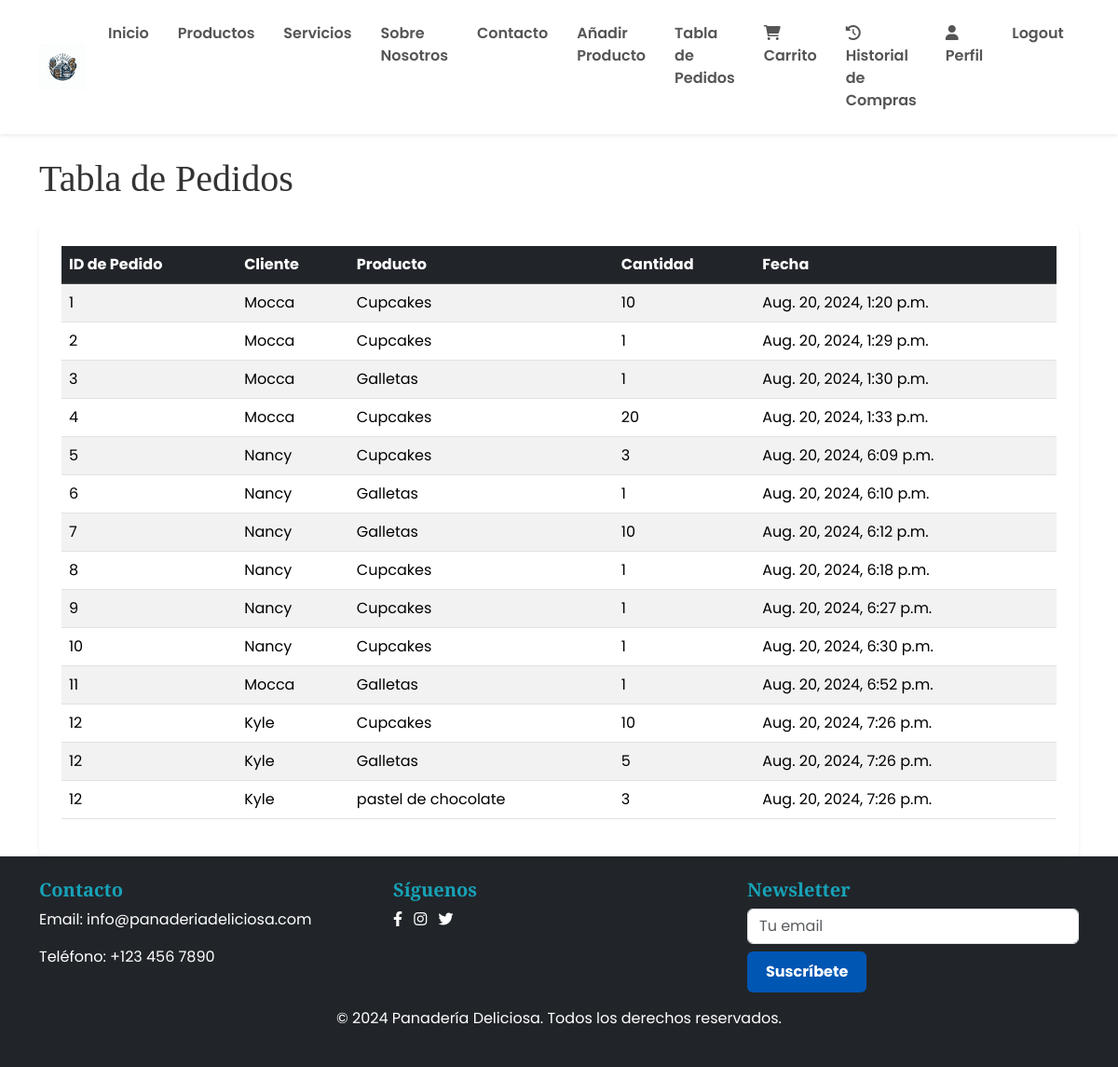
/orders/ (signed in), run on an earlier commit of the app's database.
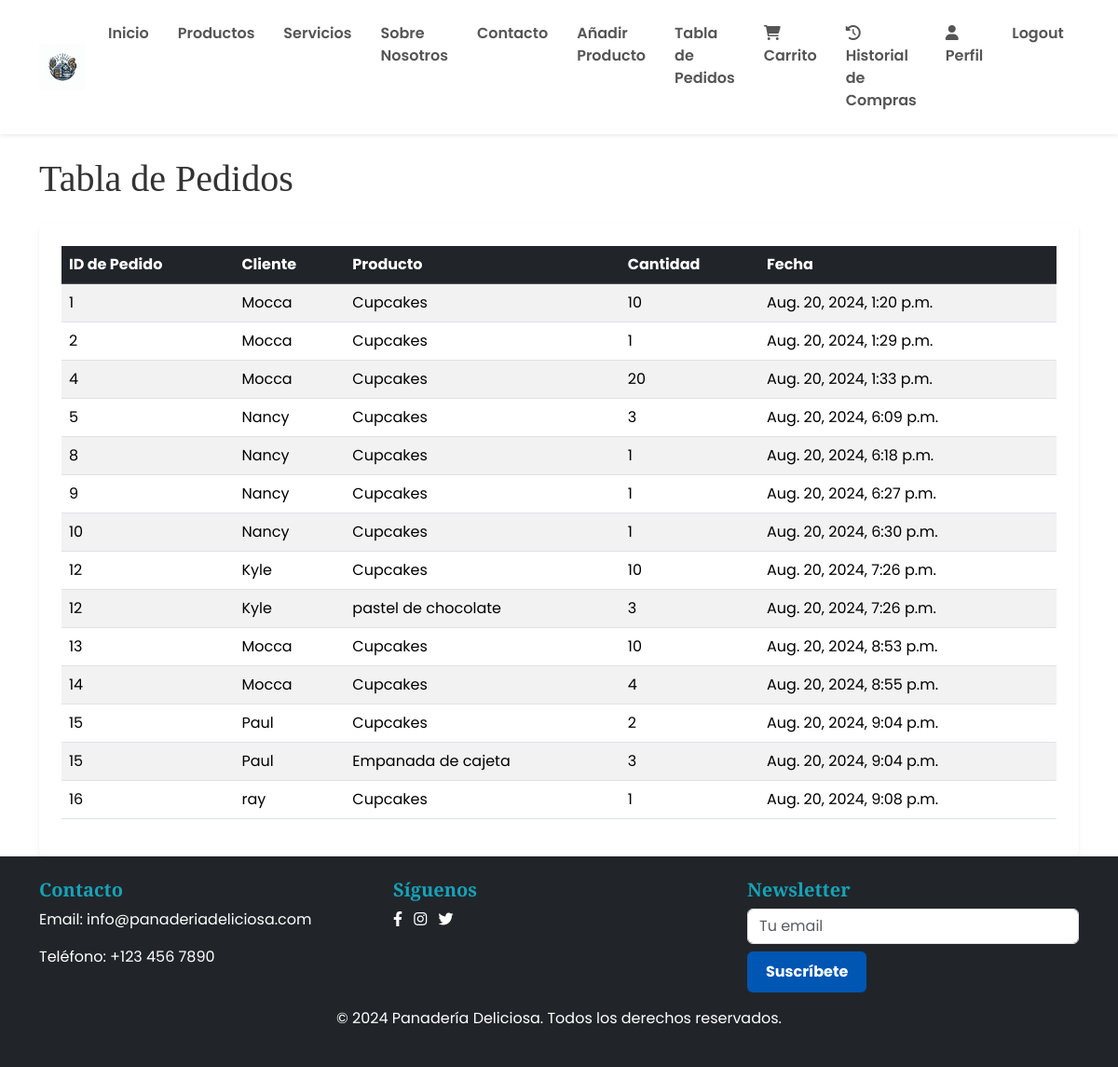
And on a later commit of the database.
### ProyectoMenu/models.py (models this page shows, shortened)
class Purchase(models.Model):
    customer = models.ForeignKey(Customer, on_delete=models.CASCADE)
    product = models.ForeignKey(Product, on_delete=models.CASCADE)
    quantity = models.PositiveIntegerField(default=1)
    purchase_date = models.DateTimeField(auto_now_add=True)
    order_id = models.PositiveIntegerField()

class Customer(models.Model):
    user = models.OneToOneField('auth.User', on_delete=models.CASCADE)
    name = models.CharField(max_length=100)
    phone_number = models.CharField(max_length=8, validators=[RegexValidator(r'^\d{8}$', message='Introduce un número de teléfono válido de 8 dígitos.')])
    email = models.EmailField(null=True, blank=True)
    address = models.CharField(max_length=255, null=True, blank=True)

class Product(models.Model):
    name = models.CharField(max_length=100)
    description = models.TextField()
    price = models.DecimalField(max_digits=10, decimal_places=2)
    image = models.ImageField(upload_to='products/')
    featured = models.BooleanField(default=False)

### ProyectoMenu/views.py (the view)
# urls.py: path('orders/', views.orders_table, name='tabla_pedidos'),
@login_required
@staff_member_required
def orders_table(request):
    if not request.user.is_staff:
        return redirect('inicio')
    orders = Purchase.objects.all().order_by('order_id')
    return render(request, 'paginas/tabla_pedidos.html', {'orders': orders})

### ProyectoMenu/templates/paginas/tabla_pedidos.html (shortened to what this page needs)
{% extends 'base.html' %}
{% block contenido %}
<div class="container mt-4">
    <h1 class="mb-4">Tabla de Pedidos</h1>
    <div class="card shadow-sm border-0 p-4">
        <table class="table table-striped">
            <thead class="table-dark">
                <tr>
                    <th>ID de Pedido</th>
                    <th>Cliente</th>
                    <th>Producto</th>
                    <th>Cantidad</th>
                    <th>Fecha</th>
                </tr>
            </thead>
            <tbody>
                {% for order in orders %}
                <tr>
                    <td>{{ order.order_id }}</td>
                    <td>{{ order.customer.name }}</td>
                    <td>{{ order.product.name }}</td>
                    <td>{{ order.quantity }}</td>
                    <td>{{ order.purchase_date }}</td>
                </tr>
                {% endfor %}
            </tbody>
        </table>
    </div>
</div>
{% endblock %}

### ProyectoMenu/templates/base.html (shortened to what this page needs)
{% load static %}
<!doctype html>
<html lang="es">
<head>
    <link href="https://cdn.jsdelivr.net/npm/bootstrap@5.3.2/dist/css/bootstrap.min.css" rel="stylesheet">
    <link rel="stylesheet" href="https://cdnjs.cloudflare.com/ajax/libs/font-awesome/6.0.0/css/all.min.css">
    <link rel="stylesheet" href="{% static 'styles/custom.css' %}">
    <link rel="stylesheet" href="https://cdn.jsdelivr.net/npm/flatpickr/dist/flatpickr.min.css">
</head>
<body>
    <header>
        <nav class="navbar navbar-expand-lg navbar-light bg-white shadow-sm">
            <div class="container">
                <a class="navbar-brand" href="{% url 'inicio' %}">
                    <img src="{% static 'images/logo.jpeg' %}" alt="Panadería Deliciosa" height="50">
                </a>
                <div class="collapse navbar-collapse" id="navbarNav">
                    <ul class="navbar-nav ms-auto">
                        <li class="nav-item">
                            <a class="nav-link" href="{% url 'inicio' %}">Inicio</a>
                        </li>
                        <li class="nav-item">
                            <a class="nav-link" href="{% url 'productos' %}">Productos</a>
                        </li>
                        <li class="nav-item">
                            <a class="nav-link" href="{% url 'servicios' %}">Servicios</a>
                        </li>
                        <li class="nav-item">
                            <a class="nav-link" href="{% url 'about_us' %}">Sobre Nosotros</a>
                        </li>
                        <li class="nav-item">
                            <a class="nav-link" href="{% url 'contacto' %}">Contacto</a>
                        </li>
                        {% if user.is_authenticated %}
                            {% if user.is_staff %}
                                <li class="nav-item">
                                    <a class="nav-link" href="{% url 'add_product' %}">Añadir Producto</a>
                                </li>
                                <li class="nav-item">
                                    <a class="nav-link" href="{% url 'tabla_pedidos' %}">Tabla de Pedidos</a>
                                </li>
                            {% endif %}
                            <li class="nav-item">
                                <a class="nav-link" href="{% url 'view_cart' %}"><i class="fa fa-shopping-cart"></i> Carrito</a>
                            </li>
                            <li class="nav-item">
                                <a class="nav-link" href="{% url 'purchase_history' %}"><i class="fa fa-history"></i> Historial de Compras</a>
                            </li>
                            <li class="nav-item">
                                <a class="nav-link" href="{% url 'profile' %}"><i class="fa fa-user"></i> Perfil</a>
                            </li>
                            <li class="nav-item">
                                <form method="post" action="{% url 'logout' %}">
                                    <button type="submit" class="btn btn-link nav-link">Logout</button>
                                </form>
                            </li>
                        {% endif %}
                    </ul>
                </div>
            </div>
        </nav>
    </header>
    <main>
        {% block contenido %}{% endblock %}
    </main>
    <footer class="bg-dark text-white py-4">
        <div class="container">
            <div class="row">
                <div class="col-md-4">
                    <h5>Contacto</h5>
                    <p>Email: info@panaderiadeliciosa.com</p>
                    <p>Teléfono: +123 456 7890</p>
                </div>
                <div class="col-md-4">
                    <h5>Síguenos</h5>
                    <a href="#" class="text-white me-2"><i class="fab fa-facebook-f"></i></a>
                    <a href="#" class="text-white me-2"><i class="fab fa-instagram"></i></a>
                    <a href="#" class="text-white"><i class="fab fa-twitter"></i></a>
                </div>
                <div class="col-md-4">
                    <h5>Newsletter</h5>
                    <form>
                        <input type="email" class="form-control mb-2" placeholder="Tu email">
                        <button class="btn btn-primary">Suscríbete</button>
                    </form>
                </div>
            </div>
            <p class="text-center mt-3">&copy; 2024 Panadería Deliciosa. Todos los derechos reservados.</p>
        </div>
    </footer>
</body>
</html>

### ProyectoMenu/static/styles/custom.css (style rules this page uses)
h1, h2, h3, h4, h5, h6 { font-family: 'Merriweather', serif; color: #333333; }
body { font-family: 'Poppins', sans-serif; background-color: #ffffff; color: #555555; }
.navbar { background-color: #ffffff; padding: 1rem 0; }
.navbar-brand img { max-height: 50px; }
.nav-link { color: #555555 !important; font-weight: 600; margin-right: 15px; }
.btn-primary { background-color: #007bff; border: none; font-weight: bold; padding: 10px 20px; transition: background-color 0.3s; }
footer { background-color: #333333; color: #ffffff; padding: 40px 0; }
footer a { color: #007bff; text-decoration: none; }
footer h5 { font-weight: 700; color: #17A2B8; }
footer .btn-primary { background-color: #0056b3; border: none; font-weight: bold; padding: 10px 20px; }
.form-control { width: 100%; }

What changed in the data, as far as the page shows it:
removed Purchase: order_id "3", customer.name "Mocca", product.name "Galletas", quantity "1", purchase_date "Aug. 20, 2024, 1:30 p.m."
removed Purchase: order_id "6", customer.name "Nancy", product.name "Galletas", quantity "1", purchase_date "Aug. 20, 2024, 6:10 p.m."
removed Purchase: order_id "7", customer.name "Nancy", product.name "Galletas", quantity "10", purchase_date "Aug. 20, 2024, 6:12 p.m."
removed Purchase: order_id "11", customer.name "Mocca", product.name "Galletas", quantity "1", purchase_date "Aug. 20, 2024, 6:52 p.m."
removed Purchase: order_id "12", customer.name "Kyle", product.name "Galletas", quantity "5", purchase_date "Aug. 20, 2024, 7:26 p.m."
added Purchase: order_id "13", customer.name "Mocca", product.name "Cupcakes", quantity "10", purchase_date "Aug. 20, 2024, 8:53 p.m."
added Purchase: order_id "14", customer.name "Mocca", product.name "Cupcakes", quantity "4", purchase_date "Aug. 20, 2024, 8:55 p.m."
added Purchase: order_id "15", customer.name "Paul", product.name "Cupcakes", quantity "2", purchase_date "Aug. 20, 2024, 9:04 p.m."
added Purchase: order_id "15", customer.name "Paul", product.name "Empanada de cajeta", quantity "3", purchase_date "Aug. 20, 2024, 9:04 p.m."
added Purchase: order_id "16", customer.name "ray", product.name "Cupcakes", quantity "1", purchase_date "Aug. 20, 2024, 9:08 p.m."
